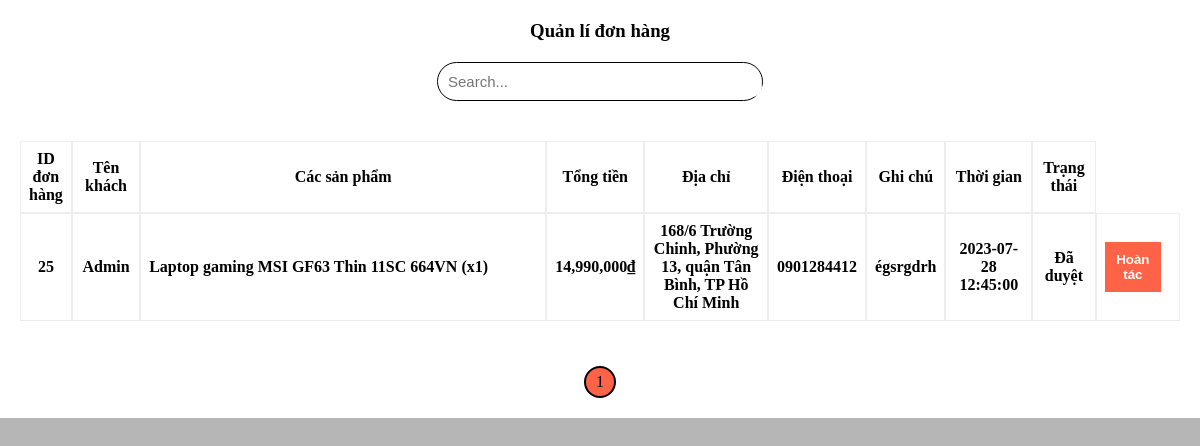
/manager_orders.php, run on the app's committed database.
### tables this page shows
CREATE TABLE `orders` (
  `id` int(11) NOT NULL,
  `id_users` int(11) NOT NULL,
  `total_price` float(10,3) DEFAULT NULL,
  `note` text DEFAULT NULL,
  `status` tinyint(1) NOT NULL DEFAULT 0,
  `address` varchar(255) NOT NULL,
  `sdt` varchar(11) NOT NULL,
  `time_order` datetime NOT NULL DEFAULT current_timestamp()
);

CREATE TABLE `users` (
  `id` int(11) NOT NULL,
  `role` tinyint(1) NOT NULL DEFAULT 0,
  `user_name` varchar(100) NOT NULL,
  `name` varchar(100) NOT NULL,
  `email` varchar(100) NOT NULL,
  `password` varchar(255) NOT NULL,
  `address` varchar(200) DEFAULT NULL,
  `sdt` varchar(20) NOT NULL,
  `avatar` text DEFAULT NULL,
  `is_online` int(1) DEFAULT 0,
  `last_activity` datetime NOT NULL DEFAULT current_timestamp()
);

### manager_orders.php (the view, shortened to what this page needs)
<?php
$sql = "SELECT * FROM orders";
$result = mysqli_query($conn, $sql);
$total_table = mysqli_num_rows($result);
$limit = 10;
$cr_page = (isset($_GET['page']) ? $_GET['page'] : 1);
$page = ceil($total_table / $limit);
$start = ($cr_page - 1) * $limit;
$result = mysqli_query($conn, "SELECT o.*, u.name AS user_name, GROUP_CONCAT(CONCAT(' ',p.name, ' (x', od.quantity, ')')) AS product_names
FROM orders AS o
JOIN users AS u ON o.id_users = u.id
JOIN orders_detail AS od ON o.id = od.id_order
JOIN product AS p ON od.id_product = p.id
GROUP BY o.id
Order By o.id DESC
LIMIT $start, $limit");
?>
<!DOCTYPE html>
<html lang="vn">
<head>
    <link rel="stylesheet" href="./Css/styles.css">
    <link rel="stylesheet" href="./Css/responsive_home.css">
</head>
<body>
    <div class="manager_orders_frame">
        <div class="title_manager_orders">
            <h3>Quản lí đơn hàng</h3>
        </div>
        <div class="operation_orders">
            <div class="frame_search_orders">
                <div class="search_orders">
                    <form action="" id="search_box" method="POST" role="form">
                        <input class="search_text" id="search_text" name="searchss" type="text" placeholder="Search...">
                        <button class="search_submit" id="search_submit" type="submit"><i class="fas fa-search"></i></button>
                    </form>
                </div>
            </div>
        </div>
        <div class="manager_orders">
            <table>
                <thead>
                    <tr>
                        <th>ID đơn hàng</th>
                        <th>Tên khách</th>
                        <th>Các sản phẩm</th>
                        <th>Tổng tiền</th>
                        <th>Địa chỉ</th>
                        <th>Điện thoại</th>
                        <th>Ghi chú</th>
                        <th>Thời gian</th>
                        <th>Trạng thái</th>
                    </tr>
                </thead>
                <tbody>
                    <?php foreach ($result as $ord) : ?>
                        <tr>
                            <th class="id_order"><?php echo $ord['id'] ?></th>
                            <th><?php echo $ord['user_name'] ?></th>
                            <th class="content_product"><?php echo $ord['product_names'] ?></th>
                            <th><?php echo number_format($ord['total_price'] * 1000) ?>,000₫</th>
                            <th><?php echo $ord['address'] ?></th>
                            <th><?php echo $ord['sdt'] ?></th>
                            <th><?php echo $ord['note'] ?></th>
                            <th><?php echo $ord['time_order'] ?></th>
                            <?php if ($ord['status'] == 0) { ?>
                                <th>Chưa duyệt</th>
                            <?php } else { ?>
                                <th>Đã duyệt</th>
                            <?php } ?>
                            <th class="button_bd">
                                <?php if ($ord['status'] == 0) { ?>
                                    <button type="submit" class="order_browsing"><a href="status_orders1.php?id=<?php echo $ord['id'] ?>">Duyệt</a></button>
                                <?php } else { ?>
                                    <button type="submit" class="order_browsing"><a href="status_orders2.php?id=<?php echo $ord['id'] ?>">Hoàn tác</a></button>
                                <?php } ?>
                            </th>
                        </tr>
                    <?php endforeach; ?>
                </tbody>
            </table>
            <div class="page_number">
                <div class="number">
                    <ul>
                        <?php for ($i = 1; $i <= $page; $i++) { ?>
                            <li class="number1 <?php echo (($cr_page == $i) ? 'active' : '') ?>"><a href="admin.php?type=1&page=<?php echo $i ?>"><?php echo $i ?></a></li>
                        <?php } ?>
                    </ul>
                </div>
            </div>
        </div>
    </div>
</body>
</html>

### Css/styles.css (style rules this page uses)
* { box-sizing: border-box; margin: 0; padding: 0; }
html body { background-color: #b6b6b6; overflow-y: scroll; flex-grow: 1; }
#search_box { background: white; border-radius: 30px; margin-top: 10px; }
#search_text { padding: 15px 15px; border: none; outline: none; border-radius: 50%; width: 500px; font-size: 15px; }
#search_submit { border: none; padding: 15px; border-radius: 50%; background: white; }
.content_type, .content_laptop, .page_number { display: flex; justify-content: center; align-items: center; }
.page_number { margin-top: 25px; }
.page_number .number ul { display: flex; }
.page_number .number ul li a { text-decoration: none; color: black; font-size: 16px; }
.page_number .number ul li { border: 2px solid black; margin: 10px; border-radius: 30px; list-style: none; padding: 5px 10px; }
.page_number .active { background-color: tomato; }
.manager_orders_frame .manager_orders table { box-sizing: border-box; border-collapse: separate; border-spacing: 0; padding: 10px; margin-left: 0px; }
.manager_orders_frame .manager_orders table tr th { border: 2px solid #eeeeee; box-sizing: border-box; border-style: solid; border-width: 1px; padding: 8px; }
.manager_orders_frame .manager_orders table tr .content_product { width: 35%; text-align: left; }
.manager_orders_frame .manager_orders table tr .id_order { width: 2%; }
.manager_orders_frame .manager_orders button { padding: 10px; background-color: tomato; border: none; font-weight: 600; cursor: pointer; }
.manager_orders_frame .manager_orders button a { color: white; text-decoration: none; }
.manager_orders_frame .manager_orders .order_browsing { margin-right: 10px; }
.manager_orders_frame { background-color: white; padding: 10px; height: 100%; }
.manager_orders_frame .title_manager_orders h3 { text-align: center; padding: 10px; }
.manager_orders_frame .operation_orders .frame_search_orders { display: flex; justify-content: center; align-items: center; }
.manager_orders_frame .operation_orders { padding-bottom: 30px; }
.manager_orders_frame .operation_orders #search_box { border: 1px solid black; border-radius: 30px; }
.manager_orders_frame .search_orders #search_text { padding: 10px 10px; outline: none; width: 300px; font-size: 15px; border: none; border-radius: 50%; }
.manager_orders_frame .search_orders #search_submit { border: none; padding: 10px 10px; background: white; border-radius: 50%; font-size: 15px; }

### data on the page
orders: id "25", id_users.name "Admin", product_names "Laptop gaming MSI GF63 Thin 11SC 664VN (x1)", $ord['total_price']*1000 "14,990", address "168/6 Trường Chinh, Phường 13, quận Tân Bình, TP Hồ Chí Minh", sdt "0901284412", note "égsrgdrh", time_order "2023-07-28 12:45:00", status "Đã duyệt"
